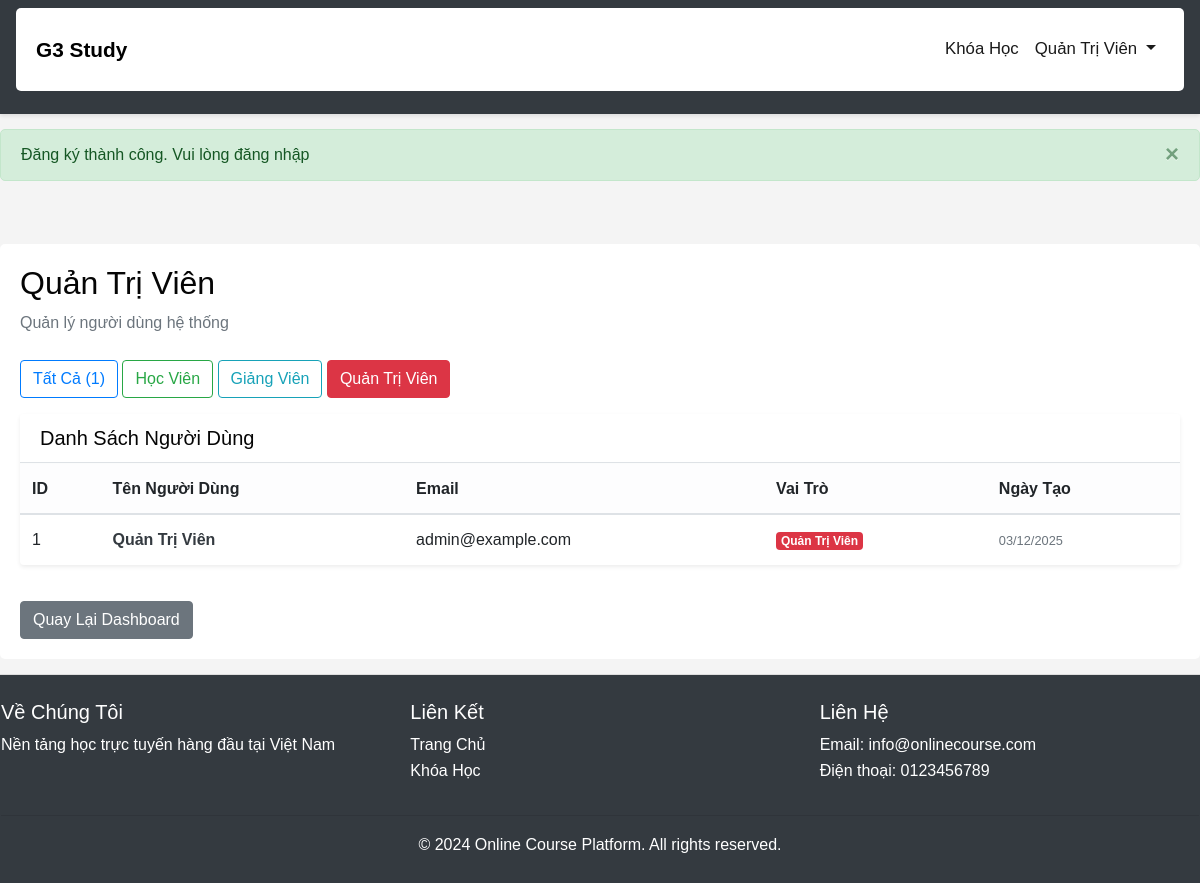
The page /admin/users/2 (signed in) on the database its author committed.
### tables this page shows
CREATE TABLE users (
    id INT PRIMARY KEY AUTO_INCREMENT,
    username VARCHAR(255) UNIQUE NOT NULL,
    email VARCHAR(255) UNIQUE NOT NULL,
    password VARCHAR(255) NOT NULL,
    fullname VARCHAR(255) NOT NULL,
    role INT NOT NULL DEFAULT 0 COMMENT '0: học viên, 1: giảng viên, 2: quản trị viên, 17: quản lý phê duyệt khóa học',
    created_at DATETIME DEFAULT CURRENT_TIMESTAMP
);

### controllers/AdminController.php (called while the page is built, shortened)
<?php
class AdminController {
    public function users($role = null) {
        $user = new User();
        if ($role !== null) {
            $role_int = intval($role);
            if ($role_int == 0 || $role === '0') {
                $users = $user->getStudents();
                $role_name = 'Học Viên';
                $role = 0;
            } elseif ($role_int == 1 || $role === '1') {
                $users = $user->getAllUsers(1);
                $role_name = 'Giảng Viên';
                $role = 1;
            } elseif ($role_int == 2 || $role === '2') {
                $users = $user->getAllUsers(2);
                $role_name = 'Quản Trị Viên';
                $role = 2;
            } else {
                $users = $user->getAllUsers();
                $role_name = 'Tất Cả Người Dùng';
                $role = null;
            }
        } else {
            $users = $user->getAllUsers();
            $role_name = 'Tất Cả Người Dùng';
        }
        $this->render('admin/users', [
            'users' => $users,
            'role' => $role,
            'role_name' => $role_name,
            'page_title' => $role_name
        ]);
    }
    protected function render($view, $data = []) {
        extract($data);
        require VIEWS_PATH . '/' . $view . '.php';
    }
}
?>

### models/User.php (called while the page is built, shortened)
<?php
class User {
    private $pdo;
    private $table = 'users';
    public function __construct() {
        $db = new Database();
        $this->pdo = $db->getPDO();
    }
    public function getAllUsers($role = null) {
        $query = "SELECT * FROM " . $this->table;
        if ($role !== null) {
            $query .= " WHERE role = :role";
        }
        $query .= " ORDER BY created_at DESC";
        $stmt = $this->pdo->prepare($query);
        if ($role !== null) {
            $stmt->bindParam(':role', $role, PDO::PARAM_INT);
        }
        $stmt->execute();
        return $stmt->fetchAll();
    }
}
?>

### config/Database.php (called while the page is built, shortened)
<?php
class Database {
    private $host = 'localhost';
    private $db_name = '3ae';
    private $user = 'root';
    private $password = '';
    private $pdo;
    public function connect() {
        $this->pdo = null;
        try {
            $dsn = 'mysql:host=' . $this->host . ';dbname=' . $this->db_name . ';charset=utf8';
            $this->pdo = new PDO(
                $dsn,
                $this->user,
                $this->password,
                array(
                    PDO::ATTR_PERSISTENT => false,
                    PDO::ATTR_ERRMODE => PDO::ERRMODE_EXCEPTION,
                    PDO::ATTR_DEFAULT_FETCH_MODE => PDO::FETCH_ASSOC
                )
            );
        } catch (PDOException $e) {
            die('Database Connection Error: ' . $e->getMessage());
        }
        return $this->pdo;
    }
    public function getPDO() {
        return $this->pdo;
    }
}
?>

### views/admin/users.php (the view, shortened to what this page needs)
<?php include VIEWS_PATH . '/layouts/header.php'; ?>
<div class="container mt-5">
    <div class="mb-4">
        <h2><?php echo htmlspecialchars($role_name); ?></h2>
        <p class="text-muted">Quản lý người dùng hệ thống</p>
    </div>
    <div class="mb-3">
        <a href="/admin/users" class="btn <?php echo $role === null ? 'btn-primary' : 'btn-outline-primary'; ?>">
            Tất Cả (<?php echo count($users); ?>)
        </a>
        <a href="/admin/users/0" class="btn <?php echo $role == 0 ? 'btn-success' : 'btn-outline-success'; ?>">
            Học Viên
        </a>
        <a href="/admin/users/1" class="btn <?php echo $role == 1 ? 'btn-info' : 'btn-outline-info'; ?>">
            Giảng Viên
        </a>
        <a href="/admin/users/2" class="btn <?php echo $role == 2 ? 'btn-danger' : 'btn-outline-danger'; ?>">
            Quản Trị Viên
        </a>
    </div>
    <div class="card border-0 shadow-sm">
        <div class="card-header bg-white border-bottom">
            <h5 class="mb-0">Danh Sách Người Dùng</h5>
        </div>
        <?php if (count($users) > 0): ?>
            <div class="table-responsive">
                <table class="table table-hover mb-0">
                    <thead class="table-light">
                        <tr>
                            <th>ID</th>
                            <th>Tên Người Dùng</th>
                            <th>Email</th>
                            <th>Vai Trò</th>
                            <th>Ngày Tạo</th>
                        </tr>
                    </thead>
                    <tbody>
                        <?php foreach ($users as $user): ?>
                        <tr>
                            <td><?php echo $user['id']; ?></td>
                            <td>
                                <a href="/admin/edit_user/<?php echo $user['id']; ?>" class="text-decoration-none text-dark" style="cursor: pointer;">
                                    <strong><?php echo htmlspecialchars($user['fullname']); ?></strong>
                                </a>
                            </td>
                            <td><?php echo htmlspecialchars($user['email']); ?></td>
                            <td>
                                <span class="badge badge-<?php
                                    echo $user['role'] == 0 ? 'success' :
                                         ($user['role'] == 1 ? 'info' :
                                         ($user['role'] == 2 ? 'danger' : 'warning'));
                                ?>">
                                    <?php
                                    echo $user['role'] == 0 ? 'Học Viên' :
                                         ($user['role'] == 1 ? 'Giảng Viên' :
                                         ($user['role'] == 2 ? 'Quản Trị Viên' : 'Quản Lý Phê Duyệt'));
                                    ?>
                                </span>
                            </td>
                            <td>
                                <small class="text-muted">
                                    <?php echo date('d/m/Y', strtotime($user['created_at'])); ?>
                                </small>
                            </td>
                        </tr>
                        <?php endforeach; ?>
                    </tbody>
                </table>
            </div>
        <?php endif; ?>
    </div>
    <a href="/admin/dashboard" class="btn btn-secondary mt-3">Quay Lại Dashboard</a>
</div>
<?php include VIEWS_PATH . '/layouts/footer.php'; ?>

### assets/css/style.css (style rules this page uses)
html, body { height: 100%; margin: 0; padding: 0; }
body { font-family: 'Arial', sans-serif; line-height: 1.6; color: #050505; background-color: #f4f4f4; display: flex; flex-direction: column; min-height: 100vh; }
.container { background-color: white; padding: 20px; border-radius: 5px; margin-bottom: 15px; margin-left: auto; margin-right: auto; width: 100%; max-width: 1200px; }
.card { border: none; box-shadow: 0 2px 8px rgba(0,0,0,0.1); margin-bottom: 20px; transition: transform 0.3s, box-shadow 0.3s; }

### rows shown on the page
users: fullname "Quản Trị Viên", id "1", email "admin@example.com", role "Quản Trị Viên", created_at "03/12/2025"

### other values the page prints
$_SESSION['user_name'] "Quản Trị Viên"
$_SESSION['success'] "Đăng ký thành công. Vui lòng đăng nhập"
count($users) "1"
